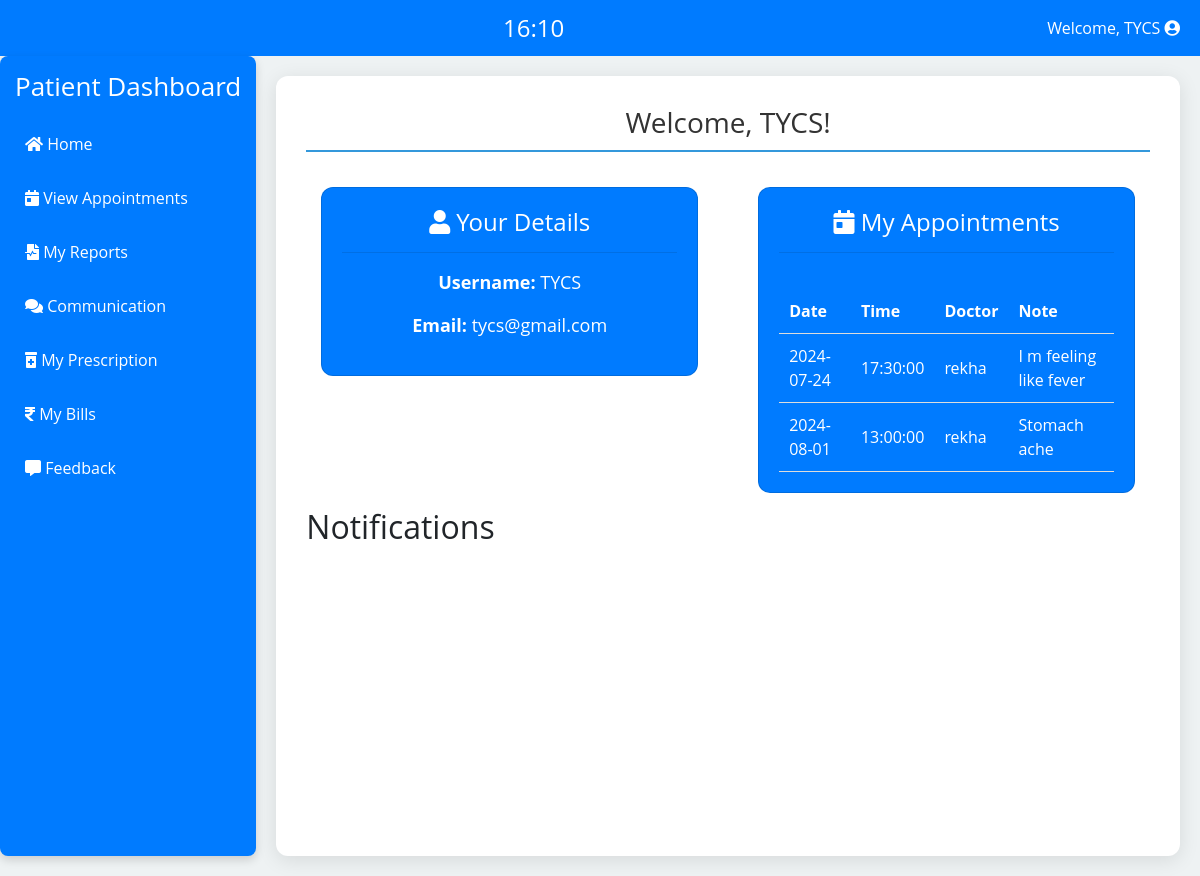
The app's page /patient/patient_dashboard.php (signed in) with its own data.
### tables this page shows
CREATE TABLE `users` (
  `id` int(11) NOT NULL,
  `username` varchar(50) NOT NULL,
  `email` varchar(100) NOT NULL,
  `password` varchar(255) NOT NULL,
  `otp` varchar(6) DEFAULT NULL,
  `otp_expiry` datetime DEFAULT NULL,
  `role` enum('admin','doctor','patient') NOT NULL,
  `created_at` datetime DEFAULT current_timestamp(),
  `reset_token` varchar(100) DEFAULT NULL,
  `reset_time` datetime DEFAULT NULL,
  `security_question` varchar(255) DEFAULT NULL,
  `security_answer` varchar(255) DEFAULT NULL
);

CREATE TABLE `appointments` (
  `id` int(11) NOT NULL,
  `patient_id` int(11) NOT NULL,
  `date` date NOT NULL,
  `time` time NOT NULL,
  `doctor_name` varchar(100) DEFAULT NULL,
  `note` varchar(255) DEFAULT NULL
);

### patient/patient_dashboard.php (the view, shortened to what this page needs)
<?php
require_once '../config.php';
$patientId = $_SESSION['user_id'];
$patientQuery = $conn->prepare("SELECT username, email FROM users WHERE id = ?");
$patientQuery->bind_param("i", $patientId);
$patientQuery->execute();
$patient = $patientQuery->get_result()->fetch_assoc();
$appointmentsQuery = $conn->prepare("SELECT date, time, doctor_name, note FROM appointments WHERE patient_id = ?");
$appointmentsQuery->bind_param("i", $patientId);
$appointmentsQuery->execute();
$appointments = $appointmentsQuery->get_result();
?>
<!DOCTYPE html>
<html lang="en">
<head>
    <link rel="stylesheet" href="https://stackpath.bootstrapcdn.com/bootstrap/4.5.2/css/bootstrap.min.css">
    <link rel="stylesheet" href="https://cdnjs.cloudflare.com/ajax/libs/font-awesome/5.15.4/css/all.min.css">
</head>
<body oncontextmenu="return false;" onkeydown="return disableCtrlU(event);">
    <div class="top-bar">
        <div class="clock-container">
            <div class="clock" id="clock"></div>
        </div>
        <div class="logout-dropdown">
            <span>Welcome, <?php echo htmlspecialchars(strtoupper($patient['username'])); ?> <i class="fas fa-user-circle"></i></span>
        </div>
    </div>
    <div class="d-flex flex-wrap">
        <div class="sidebar">
            <h2>Patient Dashboard</h2>
            <div class="nav-links">
                <a href="patient_dashboard.php"><i class="fa fa-home"></i> Home</a>
                <a href="appointments.php"><i class="fas fa-calendar-day"></i> View Appointments</a>
                <a href="lab_file.php"><i class="fas fa-file-medical-alt"></i> My Reports</a>
                <a href="comm.php"><i class="fas fa-comments"></i> Communication</a>
                <a href="medical.php"><i class="fas fa-prescription-bottle-alt"></i> My Prescription</a>
                <a href="billing.php"><i class="fas fa-rupee-sign"></i> My Bills</a>
                <a href="feedback.php"><i class="fas fa-comment-alt"></i> Feedback</a>
            </div>
        </div>
        <div class="dashboard">
            <h1>Welcome, <?php echo htmlspecialchars(strtoupper($patient['username'])); ?>!</h1>
            <div class="row">
                <div class="col-md-6">
                    <div class="card">
                        <h2><i class="fas fa-user"></i> Your Details</h2>
                        <hr>
                        <p><strong>Username:</strong> <?php echo htmlspecialchars(strtoupper($patient['username'])); ?></p>
                        <p><strong>Email:</strong> <?php echo htmlspecialchars($patient['email']); ?></p>
                    </div>
                </div>
                <div class="col-md-6">
                    <div class="card">
                        <h2><i class="fas fa-calendar-day"></i> My Appointments</h2>
                        <hr>
                        <?php if ($appointments->num_rows > 0): ?>
                            <table>
                                <thead>
                                    <tr>
                                        <th>Date</th>
                                        <th>Time</th>
                                        <th>Doctor</th>
                                        <th>Note</th>
                                    </tr>
                                </thead>
                                <tbody>
                                    <?php while ($appointment = $appointments->fetch_assoc()): ?>
                                        <tr>
                                            <td><?php echo htmlspecialchars($appointment['date']); ?></td>
                                            <td><?php echo htmlspecialchars($appointment['time']); ?></td>
                                            <td><?php echo htmlspecialchars($appointment['doctor_name']); ?></td>
                                            <td><?php echo htmlspecialchars($appointment['note']); ?></td>
                                        </tr>
                                    <?php endwhile; ?>
                                </tbody>
                            </table>
                        <?php else: ?>
                            <p>No appointments scheduled.</p>
                        <?php endif; ?>
                    </div>
                </div>
            </div>
            <h2>Notifications</h2>
        </div>
    </div>
</body>
</html>

### patient/patient_dashboard.php (style rules this page uses)
body { font-family: 'Open Sans', sans-serif; background-color: #eef2f3; margin: 0; display: flex; flex-direction: column; min-height: 100vh; }
.top-bar { display: flex; justify-content: space-between; align-items: center; padding: 10px 20px; background-color: #007bff; color: #fff; }
.clock-container { flex-grow:1; text-align: center; }
.clock { font-size: 24px; }
.logout-dropdown { position: relative; display: inline-block; }
.sidebar { background: #007bff; padding: 15px; border-radius: 8px; margin-bottom: 20px; box-shadow: 0 4px 10px rgba(0, 0, 0, 0.15); height: 100vh; }
.sidebar h2 { color: #fff; font-size: 26px; margin-bottom: 20px; }
.nav-links { display: flex; flex-direction: column; gap: 10px; }
.nav-links a { color: #fff; text-decoration: none; padding: 10px; border-radius: 30px; transition: background 0.3s, transform 0.2s; }
.dashboard { flex: 1; background: #fff; padding: 30px; border-radius: 12px; box-shadow: 0 4px 20px rgba(0, 0, 0, 0.1); margin: 20px; }
h1 { color: #333; margin-bottom: 20px; font-size: 28px; text-align: center; border-bottom: 2px solid #3498db; padding-bottom: 10px; }
.card { margin: 15px; padding: 20px; background: #007bff; color: #fff; border-radius: 12px; text-align: center; transition: transform 0.3s, box-shadow 0.3s; }
.card h2 { margin: 0; font-size: 24px; }
.card p { font-size: 18px; }
table { width: 100%; border-collapse: collapse; margin-top: 20px; }
th, td { padding: 10px; text-align: left; border-bottom: 1px solid #ddd; }
th { background-color: #007bff; color: white; }

### records on screen
users: username "TYCS", email "tycs@gmail.com"
appointments: date "2024-07-24", time "17:30:00", doctor_name "rekha", note "I m feeling like fever"
appointments: date "2024-08-01", time "13:00:00", doctor_name "rekha", note "Stomach ache"
